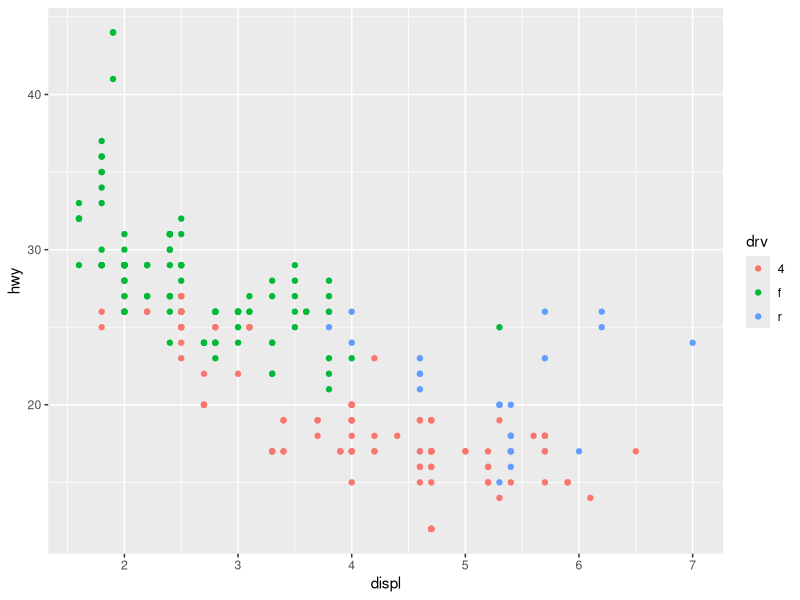
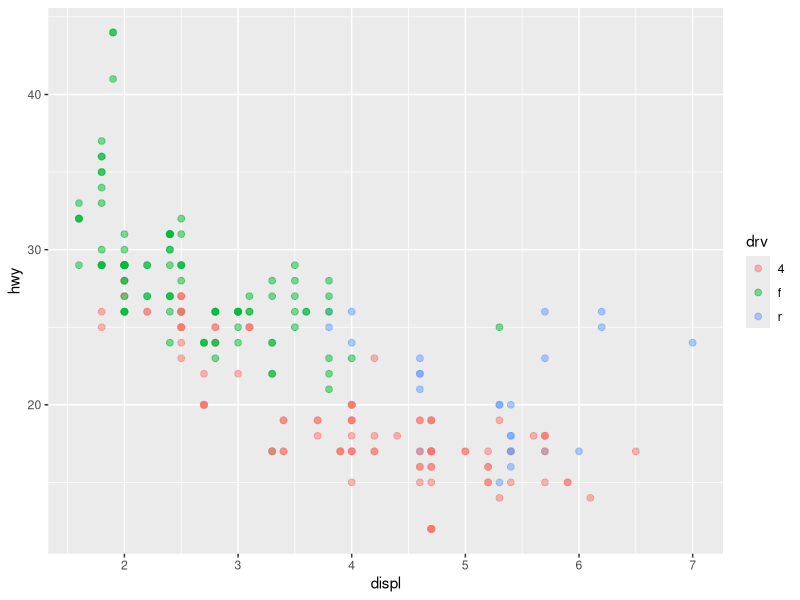
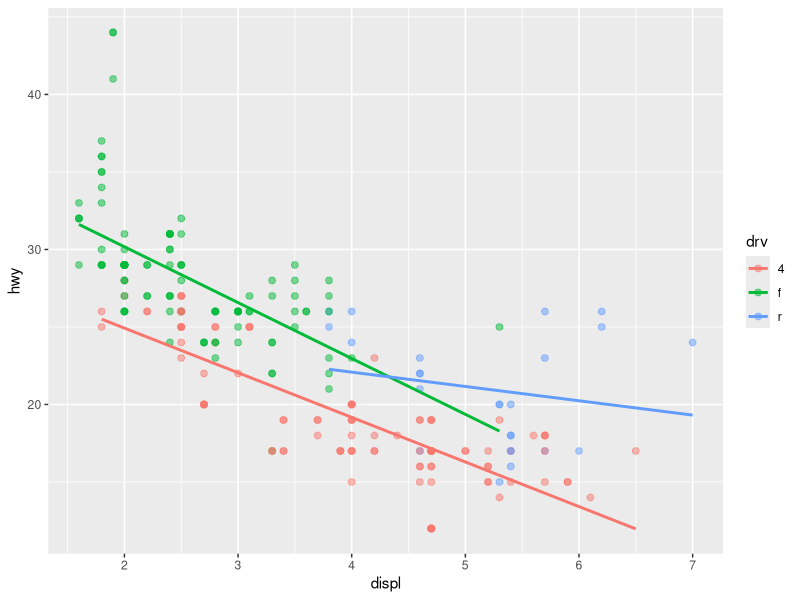
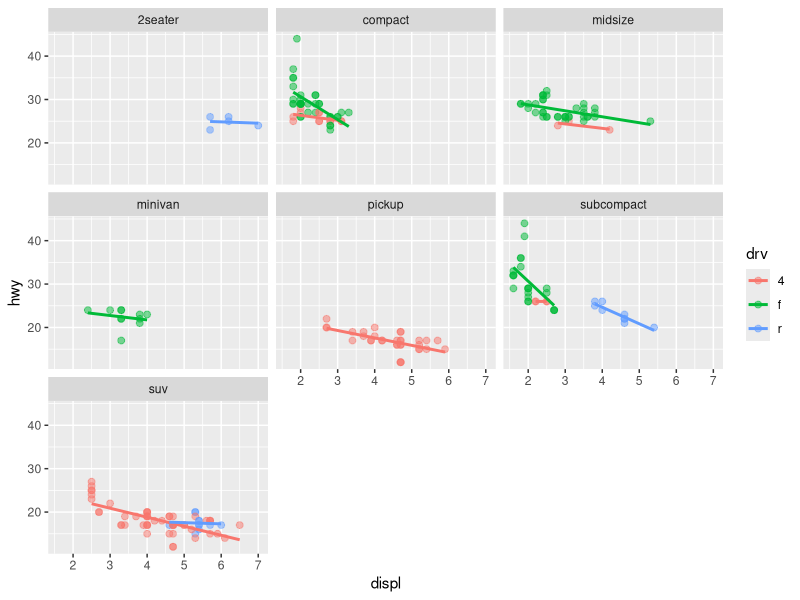
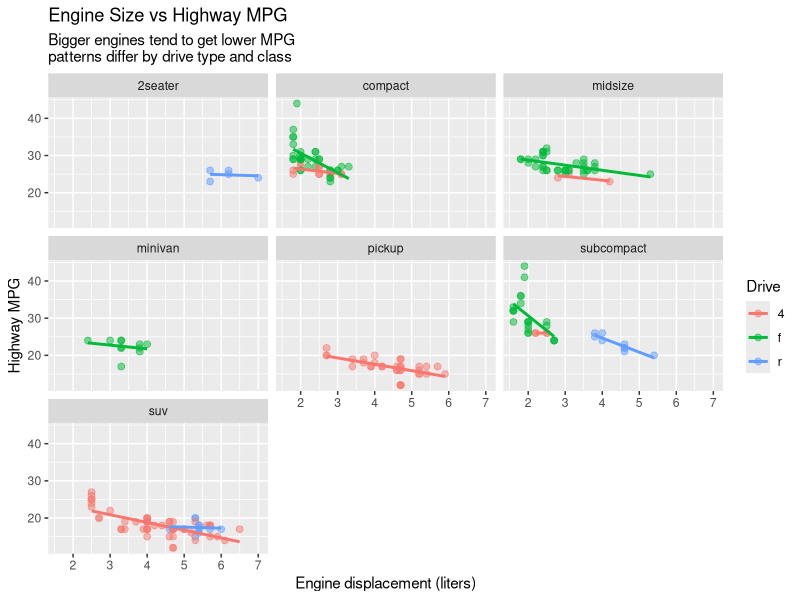

Generate these figures, in order, with R:
library(tidyverse)

View(mpg)

# Default point plot
ggplot(mpg, aes(displ, hwy, color = drv)) +
  geom_point()

# Increase point size, reduce alpha to show overlap
ggplot(mpg, aes(displ, hwy, color = drv)) +
  geom_point(size = 2, alpha = 0.5)

# Add trend line (linear model, no confidence interval)
ggplot(mpg, aes(displ, hwy, color = drv)) +
  geom_point(size = 2, alpha = 0.5) +
  geom_smooth(method = "lm", se = FALSE)

# Facet by vehicle class
ggplot(mpg, aes(displ, hwy, color = drv)) +
  geom_point(size = 2, alpha = 0.5) +
  geom_smooth(method = "lm", se = FALSE) +
  facet_wrap(~class)

# Add titles and labels
ggplot(mpg, aes(displ, hwy, color = drv)) +
  geom_point(size = 2, alpha = 0.5) +
  geom_smooth(method = "lm", se = FALSE) +
  facet_wrap(~class) +
  labs(
    title = "Engine Size vs Highway MPG",
    subtitle = "Bigger engines tend to get lower MPG\npatterns differ by drive type and class",
    x = "Engine displacement (liters)",
    y = "Highway MPG",
    color = "Drive"
  )
